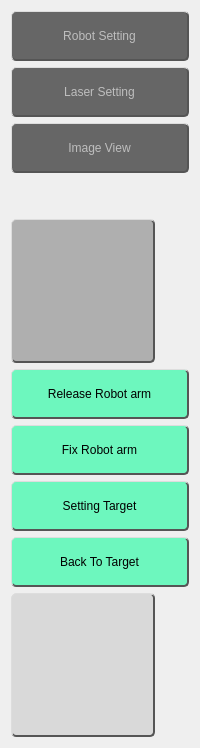
         <widget class="QWidget" name="wdgNaviBar" native="true">
          <property name="minimumSize">
           <size>
            <width>0</width>
            <height>0</height>
           </size>
          </property>
          <property name="styleSheet">
           <string notr="true">#wdgNaviBar{
	background-color: rgb(55, 96, 125);
}

#btnRobotRelease, #btnRobotFix, #btnRobotSetTarget, #btnRobotBackTarget{
	font: 9pt &quot;Arial&quot;;
}

QPushButton{
	font: 12pt &quot;Arial&quot;;
	background-color:rgb(109, 247, 190);
	border-radius:5px;
	border-right:2px solid #555;
	border-bottom:2px solid #555;
	border-left:1px solid #ddd;
	border-top:1px solid #ddd;
}

QPushButton:disabled{
	background-color:#666;
}

QPushButton:pressed{
	border-left:2px solid #555;
	border-top:2px solid #555;
	border-right:1px solid #ddd;
	border-bottom:1px solid #ddd;
}

#btnJoystick{
	background-color:rgb(175, 175, 175);
}

#btnJoystick:pressed{
	background-color:rgb(210, 210, 210);
}
</string>
          </property>
          <layout class="QVBoxLayout" name="verticalLayout">
           <property name="leftMargin">
            <number>11</number>
           </property>
           <property name="rightMargin">
            <number>11</number>
           </property>
           <item>
            <widget class="QPushButton" name="btnSceneRobot">
             <property name="enabled">
              <bool>false</bool>
             </property>
             <property name="sizePolicy">
              <sizepolicy hsizetype="Minimum" vsizetype="Fixed">
               <horstretch>0</horstretch>
               <verstretch>0</verstretch>
              </sizepolicy>
             </property>
             <property name="minimumSize">
              <size>
               <width>144</width>
               <height>50</height>
              </size>
             </property>
             <property name="maximumSize">
              <size>
               <width>16777215</width>
               <height>16777215</height>
              </size>
             </property>
             <property name="styleSheet">
              <string notr="true"/>
             </property>
             <property name="text">
              <string>Robot Setting</string>
             </property>
            </widget>
           </item>
           <item>
            <widget class="QPushButton" name="btnSceneLaser">
             <property name="enabled">
              <bool>false</bool>
             </property>
             <property name="sizePolicy">
              <sizepolicy hsizetype="Minimum" vsizetype="Fixed">
               <horstretch>0</horstretch>
               <verstretch>0</verstretch>
              </sizepolicy>
             </property>
             <property name="minimumSize">
              <size>
               <width>144</width>
               <height>50</height>
              </size>
             </property>
             <property name="maximumSize">
              <size>
               <width>16777215</width>
               <height>16777215</height>
              </size>
             </property>
             <property name="styleSheet">
              <string notr="true"/>
             </property>
             <property name="text">
              <string>Laser Setting</string>
             </property>
            </widget>
           </item>
           <item>
            <widget class="QPushButton" name="btnSceneView">
             <property name="enabled">
              <bool>false</bool>
             </property>
             <property name="sizePolicy">
              <sizepolicy hsizetype="Minimum" vsizetype="Fixed">
               <horstretch>0</horstretch>
               <verstretch>0</verstretch>
              </sizepolicy>
             </property>
             <property name="minimumSize">
              <size>
               <width>144</width>
               <height>50</height>
              </size>
             </property>
             <property name="maximumSize">
              <size>
               <width>16777215</width>
               <height>16777215</height>
              </size>
             </property>
             <property name="styleSheet">
              <string notr="true"/>
             </property>
             <property name="text">
              <string>Image View</string>
             </property>
            </widget>
           </item>
           <item>
            <spacer name="verticalSpacer_2">
             <property name="orientation">
              <enum>Qt::Vertical</enum>
             </property>
             <property name="sizeHint" stdset="0">
              <size>
               <width>20</width>
               <height>40</height>
              </size>
             </property>
            </spacer>
           </item>
           <item>
            <widget class="QPushButton" name="btnJoystick">
             <property name="enabled">
              <bool>true</bool>
             </property>
             <property name="minimumSize">
              <size>
               <width>144</width>
               <height>144</height>
              </size>
             </property>
             <property name="maximumSize">
              <size>
               <width>144</width>
               <height>144</height>
              </size>
             </property>
             <property name="styleSheet">
              <string notr="true">image:url(image/joystick.png)</string>
             </property>
             <property name="text">
              <string/>
             </property>
             <property name="checkable">
              <bool>false</bool>
             </property>
            </widget>
           </item>
           <item>
            <widget class="QPushButton" name="btnRobotRelease">
             <property name="enabled">
              <bool>true</bool>
             </property>
             <property name="minimumSize">
              <size>
               <width>0</width>
               <height>50</height>
              </size>
             </property>
             <property name="maximumSize">
              <size>
               <width>16777215</width>
               <height>16777215</height>
              </size>
             </property>
             <property name="styleSheet">
              <string notr="true"/>
             </property>
             <property name="text">
              <string>Release Robot arm</string>
             </property>
            </widget>
           </item>
           <item>
            <widget class="QPushButton" name="btnRobotFix">
             <property name="enabled">
              <bool>true</bool>
             </property>
             <property name="minimumSize">
              <size>
               <width>0</width>
               <height>50</height>
              </size>
             </property>
             <property name="maximumSize">
              <size>
               <width>16777215</width>
               <height>16777215</height>
              </size>
             </property>
             <property name="styleSheet">
              <string notr="true"/>
             </property>
             <property name="text">
              <string>Fix Robot arm</string>
             </property>
            </widget>
           </item>
           <item>
            <widget class="QPushButton" name="btnRobotSetTarget">
             <property name="enabled">
              <bool>true</bool>
             </property>
             <property name="minimumSize">
              <size>
               <width>0</width>
               <height>50</height>
              </size>
             </property>
             <property name="maximumSize">
              <size>
               <width>16777215</width>
               <height>16777215</height>
              </size>
             </property>
             <property name="styleSheet">
              <string notr="true"/>
             </property>
             <property name="text">
              <string>Setting Target</string>
             </property>
            </widget>
           </item>
           <item>
            <widget class="QPushButton" name="btnRobotBackTarget">
             <property name="enabled">
              <bool>true</bool>
             </property>
             <property name="minimumSize">
              <size>
               <width>0</width>
               <height>50</height>
              </size>
             </property>
             <property name="maximumSize">
              <size>
               <width>16777215</width>
               <height>16777215</height>
              </size>
             </property>
             <property name="styleSheet">
              <string notr="true"/>
             </property>
             <property name="text">
              <string>Back To Target</string>
             </property>
            </widget>
           </item>
           <item>
            <widget class="QPushButton" name="btnClose">
             <property name="enabled">
              <bool>true</bool>
             </property>
             <property name="minimumSize">
              <size>
               <width>144</width>
               <height>144</height>
              </size>
             </property>
             <property name="maximumSize">
              <size>
               <width>144</width>
               <height>144</height>
              </size>
             </property>
             <property name="styleSheet">
              <string notr="true">background-color:rgb(217, 217, 217);
image:url(image/switch.png)</string>
             </property>
             <property name="text">
              <string/>
             </property>
            </widget>
           </item>
          </layout>
         </widget>
